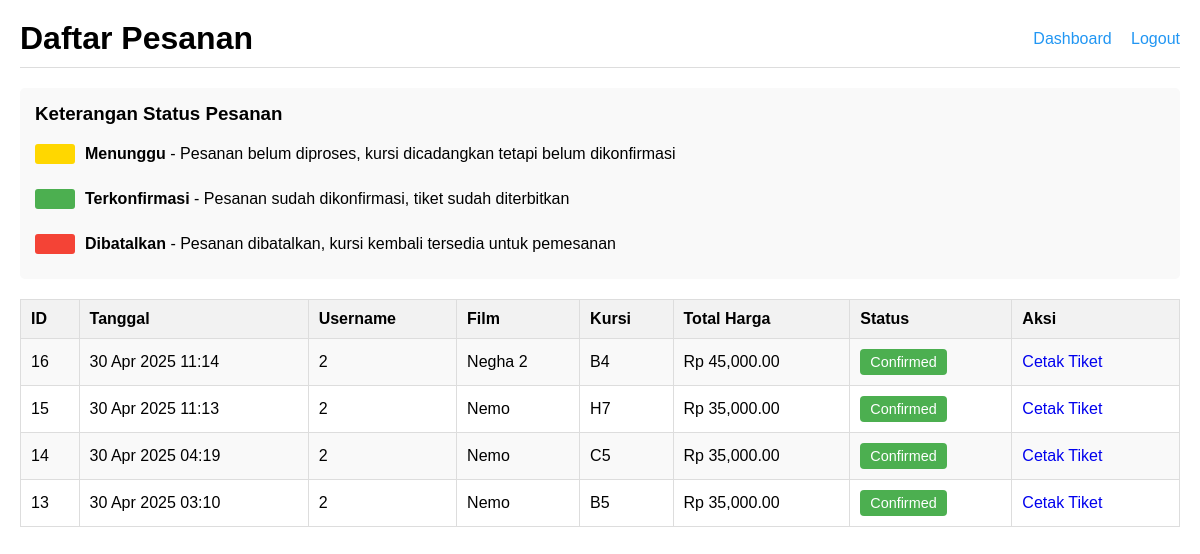
The page /admin/orders.php (signed in) on the database its author committed.
### tables this page shows
CREATE TABLE `orders` (
  `id` int(11) NOT NULL,
  `user_id` int(11) NOT NULL,
  `movie_id` int(11) NOT NULL,
  `seat_number` varchar(10) NOT NULL,
  `order_date` timestamp NOT NULL DEFAULT current_timestamp(),
  `status` enum('pending','confirmed','cancelled') DEFAULT 'pending',
  `total_price` decimal(10,2) DEFAULT 0.00
);

CREATE TABLE `users` (
  `id` int(11) NOT NULL,
  `username` varchar(50) NOT NULL,
  `email` varchar(100) NOT NULL,
  `password` varchar(255) NOT NULL,
  `role` enum('user','admin') DEFAULT 'user',
  `created_at` timestamp NOT NULL DEFAULT current_timestamp()
);

CREATE TABLE `movies` (
  `id` int(11) NOT NULL,
  `title` varchar(100) NOT NULL,
  `description` text DEFAULT NULL,
  `schedule` datetime NOT NULL,
  `price` decimal(10,2) NOT NULL
);

### admin/orders.php (the view, shortened to what this page needs)
<?php
include '../config.php';
$check_total_price = $conn->query("SHOW COLUMNS FROM orders LIKE 'total_price'");
$has_total_price = $check_total_price->num_rows > 0;
$table_info = $conn->query("SHOW COLUMNS FROM orders LIKE 'status'");
$has_status_column = $table_info->num_rows > 0;
if ($has_total_price) {
    if ($has_status_column) {
        $query = "SELECT o.id, o.order_date, u.username, m.title, o.seat_number, o.status, o.total_price
                  FROM orders o
                  JOIN users u ON o.user_id = u.id
                  JOIN movies m ON o.movie_id = m.id
                  ORDER BY o.order_date DESC";
    } else {
        $query = "SELECT o.id, o.order_date, u.username, m.title, o.seat_number, o.total_price
                  FROM orders o
                  JOIN users u ON o.user_id = u.id
                  JOIN movies m ON o.movie_id = m.id
                  ORDER BY o.order_date DESC";
    }
}
$result = $conn->query($query);
?>
<!DOCTYPE html>
<html lang="id">
<head>
</head>
<body>
    <div class="header">
        <h1>Daftar Pesanan</h1>
        <div class="nav-links">
            <a href="dashboard.php">Dashboard</a>
            <a href="../logout.php">Logout</a>
        </div>
    </div>
    <?php if ($has_status_column): ?>
    <div class="status-explanation">
        <h3>Keterangan Status Pesanan</h3>
        <div class="status-details">
            <div class="status-item">
                <div class="status-color color-pending"></div>
                <div>
                    <strong>Menunggu</strong> - Pesanan belum diproses, kursi dicadangkan tetapi belum dikonfirmasi
                </div>
            </div>
            <div class="status-item">
                <div class="status-color color-confirmed"></div>
                <div>
                    <strong>Terkonfirmasi</strong> - Pesanan sudah dikonfirmasi, tiket sudah diterbitkan
                </div>
            </div>
            <div class="status-item">
                <div class="status-color color-cancelled"></div>
                <div>
                    <strong>Dibatalkan</strong> - Pesanan dibatalkan, kursi kembali tersedia untuk pemesanan
                </div>
            </div>
        </div>
    </div>
    <?php endif; ?>
    <?php if ($result && $result->num_rows > 0): ?>
        <table>
            <tr>
                <th>ID</th>
                <th>Tanggal</th>
                <th>Username</th>
                <th>Film</th>
                <th>Kursi</th>
                <th>Total Harga</th>
                <?php if ($has_status_column): ?>
                    <th>Status</th>
                    <th>Aksi</th>
                <?php endif; ?>
            </tr>
            <?php while ($order = $result->fetch_assoc()): ?>
                <tr>
                    <td><?= $order['id'] ?></td>
                    <td><?= date('d M Y H:i', strtotime($order['order_date'])) ?></td>
                    <td><?= htmlspecialchars($order['username']) ?></td>
                    <td><?= htmlspecialchars($order['title']) ?></td>
                    <td><?= htmlspecialchars($order['seat_number']) ?></td>
                    <td>Rp <?= number_format($order['total_price'], 2) ?></td>
                    <?php if ($has_status_column): ?>
                    <td>
                        <?php if (isset($order['status'])): ?>
                        <span class="status status-<?= strtolower($order['status']) ?>">
                            <?= ucfirst($order['status']) ?>
                        </span>
                        <?php else: ?>
                        <span class="status status-pending">
                            Pending
                        </span>
                        <?php endif; ?>
                    </td>
                    <td class="action-links">
                        <?php if (!isset($order['status']) || $order['status'] == 'pending'): ?>
                            <a href="update_order.php?id=<?= $order['id'] ?>&action=confirm" class="btn-confirm">Konfirmasi</a>
                            <a href="update_order.php?id=<?= $order['id'] ?>&action=cancel" class="btn-cancel">Batalkan</a>
                        <?php elseif (isset($order['status']) && $order['status'] == 'confirmed'): ?>
                            <a href="print_ticket.php?id=<?= $order['id'] ?>">Cetak Tiket</a>
                        <?php endif; ?>
                    </td>
                    <?php endif; ?>
                </tr>
            <?php endwhile; ?>
        </table>
    <?php endif; ?>
</body>
</html>

### admin/orders.php (style rules this page uses)
body { font-family: Arial, sans-serif; margin: 0; padding: 20px; }
.header { display: flex; justify-content: space-between; align-items: center; margin-bottom: 20px; padding-bottom: 10px; border-bottom: 1px solid #ddd; }
.header h1 { margin: 0; }
.nav-links a { margin-left: 15px; text-decoration: none; color: #2196F3; }
table { width: 100%; border-collapse: collapse; margin-top: 20px; }
table th, table td { padding: 10px; text-align: left; border: 1px solid #ddd; }
table th { background-color: #f2f2f2; font-weight: bold; }
tr:nth-child(even) { background-color: #f9f9f9; }
.status { display: inline-block; padding: 5px 10px; border-radius: 4px; font-size: 0.9em; }
.status-confirmed { background-color: #4CAF50; color: white; }
.action-links a { margin-right: 10px; text-decoration: none; }
.status-explanation { margin: 20px 0; padding: 15px; background-color: #f9f9f9; border-radius: 5px; }
.status-explanation h3 { margin-top: 0; }
.status-details { display: flex; gap: 15px; flex-wrap: wrap; }
.status-item { display: flex; align-items: center; margin-bottom: 10px; }
.status-color { width: 40px; height: 20px; margin-right: 10px; border-radius: 3px; }
.color-pending { background-color: #FFD700; }
.color-confirmed { background-color: #4CAF50; }
.color-cancelled { background-color: #f44336; }

### rows shown on the page
orders: id "16", order_date "30 Apr 2025 11:14", user.username "2", movie.title "Negha 2", seat_number "B4", total_price "45,000.00", status "Confirmed"
orders: id "15", order_date "30 Apr 2025 11:13", user.username "2", movie.title "Nemo", seat_number "H7", total_price "35,000.00", status "Confirmed"
orders: id "14", order_date "30 Apr 2025 04:19", user.username "2", movie.title "Nemo", seat_number "C5", total_price "35,000.00", status "Confirmed"
orders: id "13", order_date "30 Apr 2025 03:10", user.username "2", movie.title "Nemo", seat_number "B5", total_price "35,000.00", status "Confirmed"
